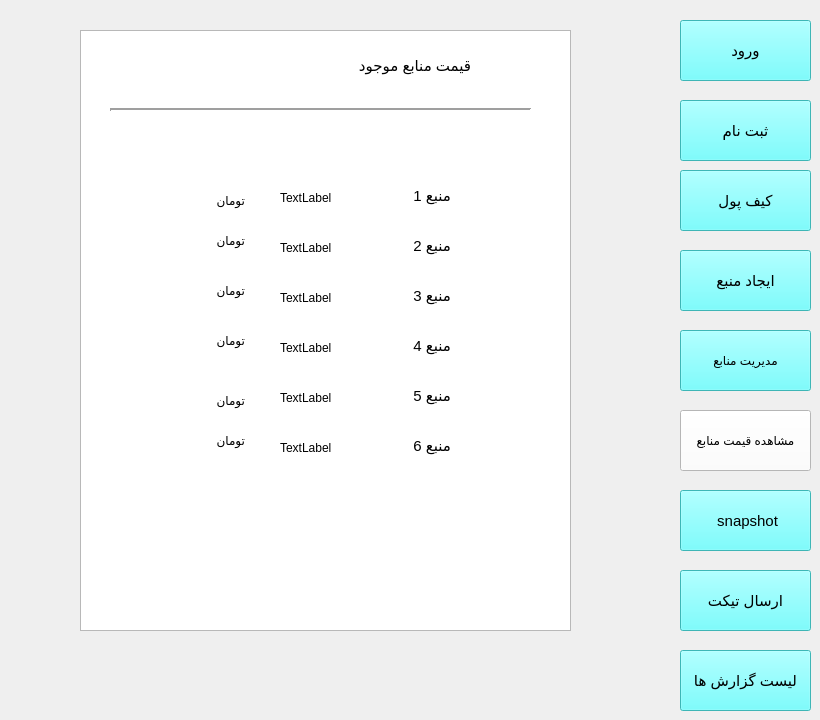
    <widget class="QWidget" name="page_6">
     <widget class="QGraphicsView" name="graphicsView_17">
      <property name="geometry">
       <rect>
        <x>80</x>
        <y>30</y>
        <width>491</width>
        <height>601</height>
       </rect>
      </property>
     </widget>
     <widget class="Line" name="line_13">
      <property name="geometry">
       <rect>
        <x>110</x>
        <y>100</y>
        <width>421</width>
        <height>20</height>
       </rect>
      </property>
      <property name="lineWidth">
       <number>2</number>
      </property>
      <property name="orientation">
       <enum>Qt::Horizontal</enum>
      </property>
     </widget>
     <widget class="QLabel" name="label_156">
      <property name="geometry">
       <rect>
        <x>300</x>
        <y>50</y>
        <width>171</width>
        <height>31</height>
       </rect>
      </property>
      <property name="font">
       <font>
        <pointsize>11</pointsize>
       </font>
      </property>
      <property name="text">
       <string>قیمت منابع موجود</string>
      </property>
     </widget>
     <widget class="QLabel" name="label_157">
      <property name="geometry">
       <rect>
        <x>390</x>
        <y>180</y>
        <width>61</width>
        <height>31</height>
       </rect>
      </property>
      <property name="font">
       <font>
        <pointsize>11</pointsize>
       </font>
      </property>
      <property name="text">
       <string>منبع 1</string>
      </property>
     </widget>
     <widget class="QLabel" name="label_158">
      <property name="geometry">
       <rect>
        <x>280</x>
        <y>190</y>
        <width>55</width>
        <height>16</height>
       </rect>
      </property>
      <property name="text">
       <string>TextLabel</string>
      </property>
     </widget>
     <widget class="QLabel" name="label_159">
      <property name="geometry">
       <rect>
        <x>390</x>
        <y>230</y>
        <width>61</width>
        <height>31</height>
       </rect>
      </property>
      <property name="font">
       <font>
        <pointsize>11</pointsize>
       </font>
      </property>
      <property name="text">
       <string>منبع 2</string>
      </property>
     </widget>
     <widget class="QLabel" name="label_160">
      <property name="geometry">
       <rect>
        <x>280</x>
        <y>240</y>
        <width>55</width>
        <height>16</height>
       </rect>
      </property>
      <property name="text">
       <string>TextLabel</string>
      </property>
     </widget>
     <widget class="QLabel" name="label_161">
      <property name="geometry">
       <rect>
        <x>390</x>
        <y>280</y>
        <width>61</width>
        <height>31</height>
       </rect>
      </property>
      <property name="font">
       <font>
        <pointsize>11</pointsize>
       </font>
      </property>
      <property name="text">
       <string>منبع 3</string>
      </property>
     </widget>
     <widget class="QLabel" name="label_162">
      <property name="geometry">
       <rect>
        <x>280</x>
        <y>290</y>
        <width>55</width>
        <height>16</height>
       </rect>
      </property>
      <property name="text">
       <string>TextLabel</string>
      </property>
     </widget>
     <widget class="QLabel" name="label_163">
      <property name="geometry">
       <rect>
        <x>390</x>
        <y>330</y>
        <width>61</width>
        <height>31</height>
       </rect>
      </property>
      <property name="font">
       <font>
        <pointsize>11</pointsize>
       </font>
      </property>
      <property name="text">
       <string>منبع 4</string>
      </property>
     </widget>
     <widget class="QLabel" name="label_164">
      <property name="geometry">
       <rect>
        <x>280</x>
        <y>340</y>
        <width>55</width>
        <height>16</height>
       </rect>
      </property>
      <property name="text">
       <string>TextLabel</string>
      </property>
     </widget>
     <widget class="QLabel" name="label_165">
      <property name="geometry">
       <rect>
        <x>390</x>
        <y>380</y>
        <width>61</width>
        <height>31</height>
       </rect>
      </property>
      <property name="font">
       <font>
        <pointsize>11</pointsize>
       </font>
      </property>
      <property name="text">
       <string>منبع 5</string>
      </property>
     </widget>
     <widget class="QLabel" name="label_166">
      <property name="geometry">
       <rect>
        <x>280</x>
        <y>390</y>
        <width>55</width>
        <height>16</height>
       </rect>
      </property>
      <property name="text">
       <string>TextLabel</string>
      </property>
     </widget>
     <widget class="QLabel" name="label_167">
      <property name="geometry">
       <rect>
        <x>390</x>
        <y>430</y>
        <width>61</width>
        <height>31</height>
       </rect>
      </property>
      <property name="font">
       <font>
        <pointsize>11</pointsize>
       </font>
      </property>
      <property name="text">
       <string>منبع 6</string>
      </property>
     </widget>
     <widget class="QLabel" name="label_168">
      <property name="geometry">
       <rect>
        <x>280</x>
        <y>440</y>
        <width>55</width>
        <height>16</height>
       </rect>
      </property>
      <property name="text">
       <string>TextLabel</string>
      </property>
     </widget>
     <widget class="QPushButton" name="pushButton_78">
      <property name="geometry">
       <rect>
        <x>680</x>
        <y>490</y>
        <width>131</width>
        <height>61</height>
       </rect>
      </property>
      <property name="font">
       <font>
        <pointsize>11</pointsize>
       </font>
      </property>
      <property name="styleSheet">
       <string notr="true">background-color: rgb(85, 255, 255);</string>
      </property>
      <property name="text">
       <string> snapshot</string>
      </property>
     </widget>
     <widget class="QPushButton" name="pushButton_75">
      <property name="geometry">
       <rect>
        <x>680</x>
        <y>570</y>
        <width>131</width>
        <height>61</height>
       </rect>
      </property>
      <property name="font">
       <font>
        <pointsize>11</pointsize>
       </font>
      </property>
      <property name="styleSheet">
       <string notr="true">background-color: rgb(85, 255, 255);</string>
      </property>
      <property name="text">
       <string>ارسال تیکت</string>
      </property>
     </widget>
     <widget class="QPushButton" name="pushButton_77">
      <property name="geometry">
       <rect>
        <x>680</x>
        <y>650</y>
        <width>131</width>
        <height>61</height>
       </rect>
      </property>
      <property name="font">
       <font>
        <pointsize>11</pointsize>
       </font>
      </property>
      <property name="styleSheet">
       <string notr="true">background-color: rgb(85, 255, 255);</string>
      </property>
      <property name="text">
       <string>لیست گزارش ها</string>
      </property>
     </widget>
     <widget class="QPushButton" name="pushButton_73">
      <property name="geometry">
       <rect>
        <x>680</x>
        <y>250</y>
        <width>131</width>
        <height>61</height>
       </rect>
      </property>
      <property name="font">
       <font>
        <pointsize>11</pointsize>
       </font>
      </property>
      <property name="styleSheet">
       <string notr="true">background-color: rgb(85, 255, 255);</string>
      </property>
      <property name="text">
       <string>ایجاد منبع</string>
      </property>
     </widget>
     <widget class="QPushButton" name="pushButton_74">
      <property name="geometry">
       <rect>
        <x>680</x>
        <y>330</y>
        <width>131</width>
        <height>61</height>
       </rect>
      </property>
      <property name="font">
       <font>
        <pointsize>9</pointsize>
        <weight>50</weight>
        <bold>false</bold>
       </font>
      </property>
      <property name="styleSheet">
       <string notr="true">background-color: rgb(255, 255, 255);
background-color: rgb(85, 255, 255);</string>
      </property>
      <property name="text">
       <string>مدیریت منابع</string>
      </property>
     </widget>
     <widget class="QPushButton" name="wallet_btn_11">
      <property name="geometry">
       <rect>
        <x>680</x>
        <y>170</y>
        <width>131</width>
        <height>61</height>
       </rect>
      </property>
      <property name="font">
       <font>
        <pointsize>11</pointsize>
       </font>
      </property>
      <property name="styleSheet">
       <string notr="true">background-color: rgb(85, 255, 255);</string>
      </property>
      <property name="text">
       <string>کیف پول</string>
      </property>
     </widget>
     <widget class="QPushButton" name="sabtenam_btn3_11">
      <property name="geometry">
       <rect>
        <x>680</x>
        <y>100</y>
        <width>131</width>
        <height>61</height>
       </rect>
      </property>
      <property name="font">
       <font>
        <pointsize>11</pointsize>
       </font>
      </property>
      <property name="styleSheet">
       <string notr="true">background-color: rgb(85, 255, 255);</string>
      </property>
      <property name="text">
       <string>ثبت نام</string>
      </property>
     </widget>
     <widget class="QPushButton" name="login_btn2_15">
      <property name="geometry">
       <rect>
        <x>680</x>
        <y>20</y>
        <width>131</width>
        <height>61</height>
       </rect>
      </property>
      <property name="font">
       <font>
        <pointsize>11</pointsize>
       </font>
      </property>
      <property name="styleSheet">
       <string notr="true">background-color: rgb(255, 255, 255);
background-color: rgb(85, 255, 255);</string>
      </property>
      <property name="text">
       <string>ورود</string>
      </property>
     </widget>
     <widget class="QPushButton" name="pushButton_76">
      <property name="geometry">
       <rect>
        <x>680</x>
        <y>410</y>
        <width>131</width>
        <height>61</height>
       </rect>
      </property>
      <property name="font">
       <font>
        <pointsize>9</pointsize>
       </font>
      </property>
      <property name="styleSheet">
       <string notr="true">background-color: rgb(85, 255, 255);
background-color: rgb(255, 255, 255);</string>
      </property>
      <property name="text">
       <string>مشاهده قیمت منابع</string>
      </property>
     </widget>
     <widget class="QLabel" name="label">
      <property name="geometry">
       <rect>
        <x>190</x>
        <y>190</y>
        <width>55</width>
        <height>21</height>
       </rect>
      </property>
      <property name="font">
       <font>
        <pointsize>9</pointsize>
       </font>
      </property>
      <property name="text">
       <string>تومان</string>
      </property>
     </widget>
     <widget class="QLabel" name="label_42">
      <property name="geometry">
       <rect>
        <x>190</x>
        <y>230</y>
        <width>55</width>
        <height>21</height>
       </rect>
      </property>
      <property name="font">
       <font>
        <pointsize>9</pointsize>
       </font>
      </property>
      <property name="text">
       <string>تومان</string>
      </property>
     </widget>
     <widget class="QLabel" name="label_45">
      <property name="geometry">
       <rect>
        <x>190</x>
        <y>280</y>
        <width>55</width>
        <height>21</height>
       </rect>
      </property>
      <property name="font">
       <font>
        <pointsize>9</pointsize>
       </font>
      </property>
      <property name="text">
       <string>تومان</string>
      </property>
     </widget>
     <widget class="QLabel" name="label_46">
      <property name="geometry">
       <rect>
        <x>190</x>
        <y>330</y>
        <width>55</width>
        <height>21</height>
       </rect>
      </property>
      <property name="font">
       <font>
        <pointsize>9</pointsize>
       </font>
      </property>
      <property name="text">
       <string>تومان</string>
      </property>
     </widget>
     <widget class="QLabel" name="label_47">
      <property name="geometry">
       <rect>
        <x>190</x>
        <y>390</y>
        <width>55</width>
        <height>21</height>
       </rect>
      </property>
      <property name="font">
       <font>
        <pointsize>9</pointsize>
       </font>
      </property>
      <property name="text">
       <string>تومان</string>
      </property>
     </widget>
     <widget class="QLabel" name="label_51">
      <property name="geometry">
       <rect>
        <x>190</x>
        <y>430</y>
        <width>55</width>
        <height>21</height>
       </rect>
      </property>
      <property name="font">
       <font>
        <pointsize>9</pointsize>
       </font>
      </property>
      <property name="text">
       <string>تومان</string>
      </property>
     </widget>
    </widget>
